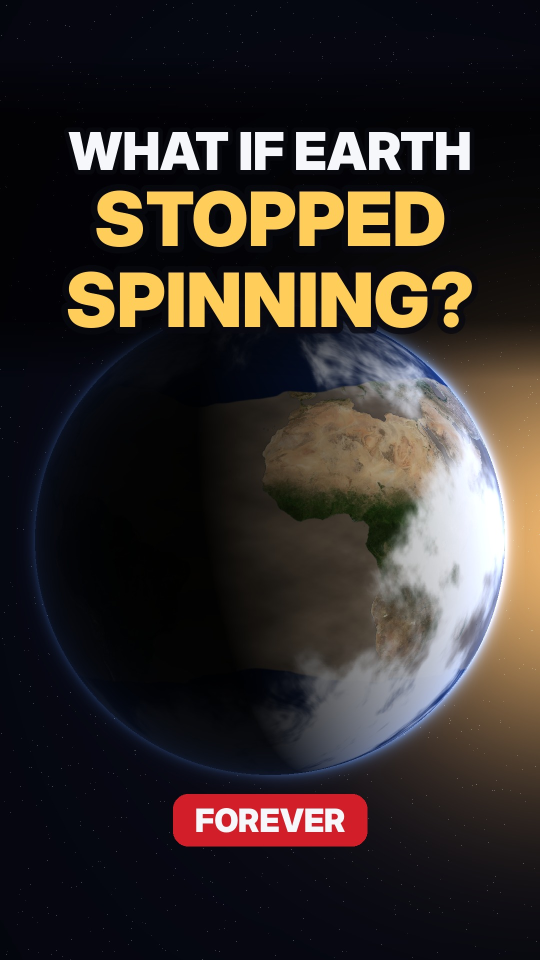
#> input picture thumbnails/shorts/whatif_spin.jpg, 1080 x 1920 px, found by its file name (shown at 1/2 size)
$ python spin.py
#> lines starting #> are read from the running program, lines starting #| are printed output that depends on the picture
import sys; sys.path.insert(0,'/home/claude/build')
import numpy as np
from PIL import Image, ImageDraw, ImageFilter
from lib import put_text, pill, GOLD, WHITE, RED
src=Image.open('/home/claude/explorer-man-videos/thumbnails/shorts/whatif_spin.jpg').convert("RGB")
#> src is the input picture: PIL image 1080x1920 RGB; mean R, G, B 53.1, 46.3, 42.9
W,H=src.size
#> W = 1080; H = 1920
a=np.asarray(src,np.float32)/255
yy,xx=np.mgrid[0:H,0:W].astype(np.float32)
rng=np.random.default_rng(4)
space=np.zeros_like(a)+np.array([0.012,0.014,0.03])
for _ in range(900):
    x,y=rng.integers(0,W),rng.integers(0,H); space[y,x]=rng.uniform(0.2,0.8)
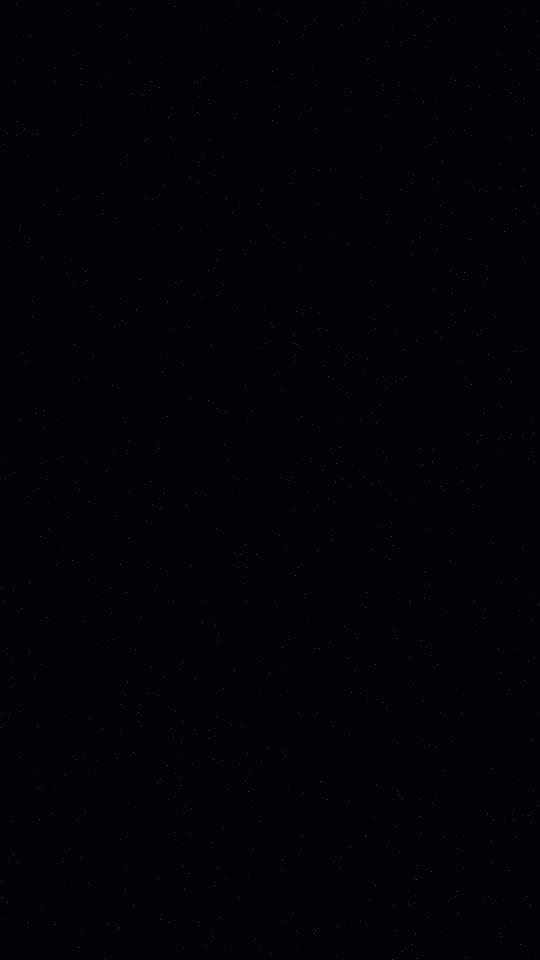
#> space: shape (1920, 1080, 3) float64 (shown at 1/2 size); mean of channels 0, 1, 2 0.0122, 0.0142, 0.0302; drawn as R, G, B
# Earth disk (from source): center ~ (540,1100), r ~ 470 ; keep disk + glow, replace rest of top & bottom
d=np.sqrt((xx-540)**2+(yy-1105)**2)
keep=np.clip((485-d)/12,0,1)[...,None]
# also keep sun glow on right side
glow=np.clip((xx-900)/180,0,1)*np.clip(1-np.abs(yy-1100)/600,0,1)
keep=np.maximum(keep,glow[...,None])
keep=keep*np.clip((yy-668)/60,0,1)[...,None]
out=a*keep+space*(1-keep)
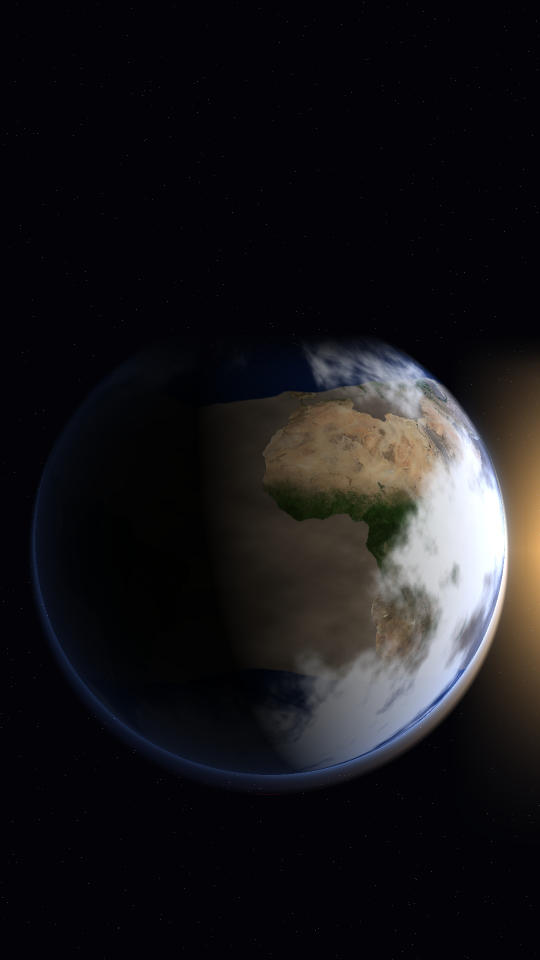
#> out: shape (1920, 1080, 3) float64 (shown at 1/2 size); mean R, G, B 0.0976, 0.0952, 0.104
im=Image.fromarray((np.clip(out,0,1)*255).astype(np.uint8)).convert("RGBA")
# wind streaks sweeping across the Earth (the atmosphere keeps moving)
lay=Image.new("RGBA",(W,H),(0,0,0,0)); dr=ImageDraw.Draw(lay)
#> after `lay = Image.new('RGBA', (W, H), (0, 0, 0, 0))`: lay: PIL image 1080x1920 RGBA; every value is 0
for i in range(11):
    y0=rng.uniform(760,1460); x0=rng.uniform(-200,500); L=rng.uniform(380,800); bend=rng.uniform(-40,40)
    pts=[(x0+t*L, y0+bend*np.sin(t*np.pi)) for t in np.linspace(0,1,24)]
    dr.line(pts,fill=(235,245,255,int(rng.uniform(70,140))),width=int(rng.uniform(4,9)))
lay=lay.filter(ImageFilter.GaussianBlur(2.5))
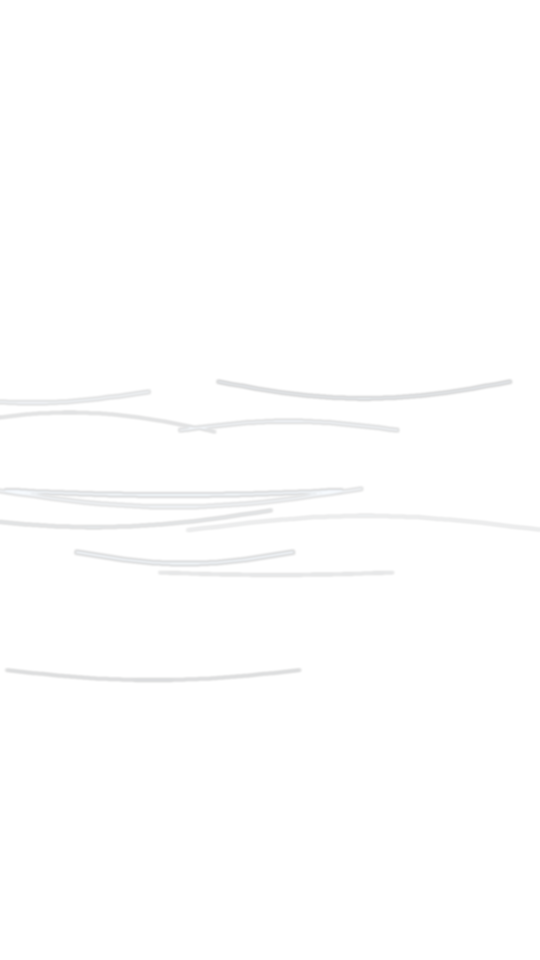
#> lay: PIL image 1080x1920 RGBA (shown at 1/2 size); mean R, G, B, A 3.4, 3.6, 3.7, 1.5; transparent parts drawn white
im.alpha_composite(lay)
put_text(im,"EARTH STOPS",W//2,300,140,WHITE,stroke=14)
#> (this line was passed over: lib is not available in this run)
put_text(im,"SPINNING…",W//2,450,140,WHITE,stroke=14)
#> (this line was passed over: lib is not available in this run)
put_text(im,"1,040 MPH",W//2,1650,175,GOLD,stroke=17)
#> (this line was passed over: lib is not available in this run)
put_text(im,"WINDS",W//2,1810,130,WHITE,stroke=13)
#> (this line was passed over: lib is not available in this run)
pill(im,"WHAT IF…?",W//2,140,56,(210,30,40))
#> (this line was passed over: lib is not available in this run)
im=im.convert("RGB"); im.save("whatif_spin_v2.jpg",quality=92); im.resize((270,480),Image.LANCZOS).save("spin_small.png")
#> after `im = im.convert('RGB')`:
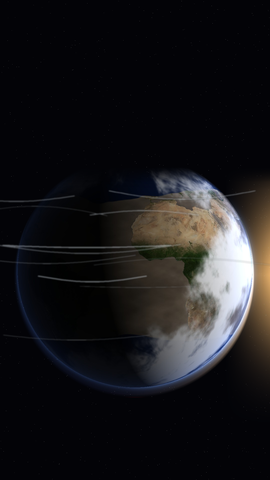
#> saved as spin_small.png: PIL image 270x480 RGB; mean R, G, B 25.4, 24.5, 26.6

$ run again, with thumbnails/shorts/all_earths_water_one_ball.jpg copied over thumbnails/shorts/whatif_spin.jpg
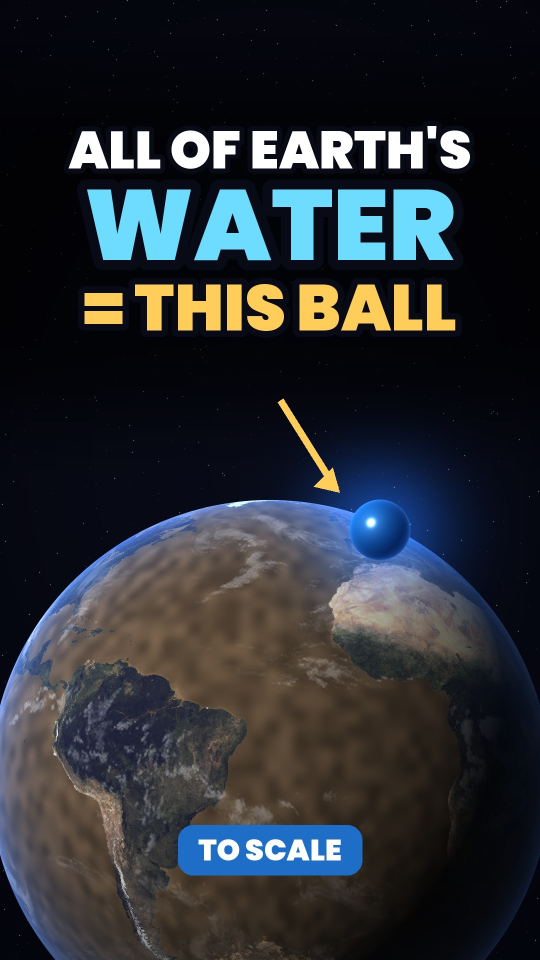
#> input picture thumbnails/shorts/all_earths_water_one_ball.jpg, 1080 x 1920 px, found by its file name (shown at 1/2 size)
#> src is the input picture: PIL image 1080x1920 RGB; mean R, G, B 43, 46.6, 52.1
#> `out=a*keep+space*(1-keep)`:
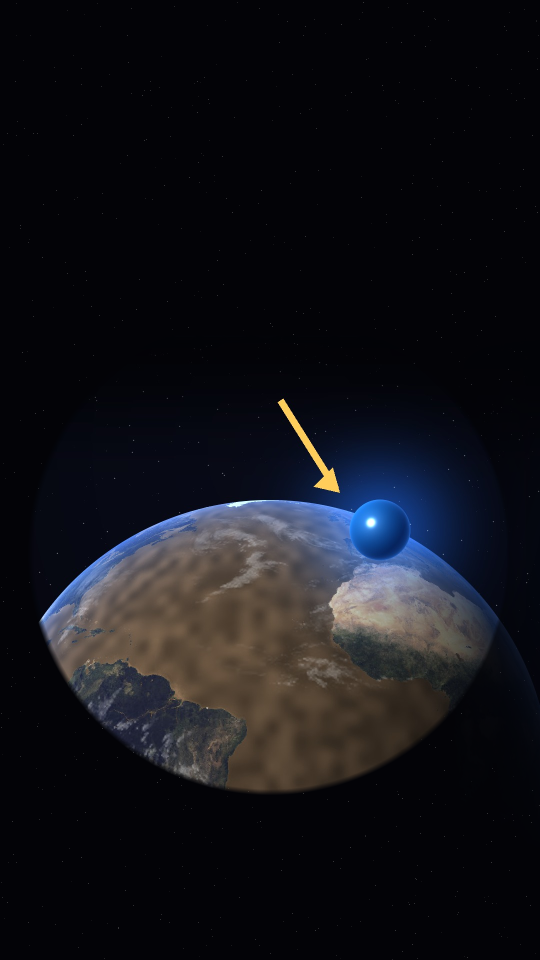
#> out: shape (1920, 1080, 3) float64 (shown at 1/2 size); mean R, G, B 0.0751, 0.077, 0.0988
#> `im = im.convert('RGB')`:
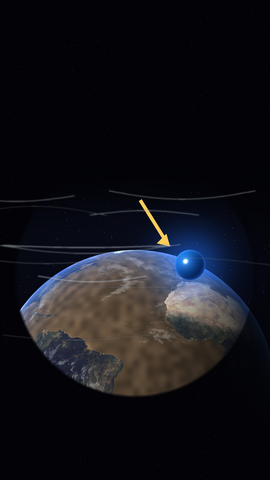
#> saved as spin_small.png: PIL image 270x480 RGB; mean R, G, B 19.6, 19.8, 25.2

$ run again, with thumbnails/shorts/andromeda_six_moons.jpg copied over thumbnails/shorts/whatif_spin.jpg
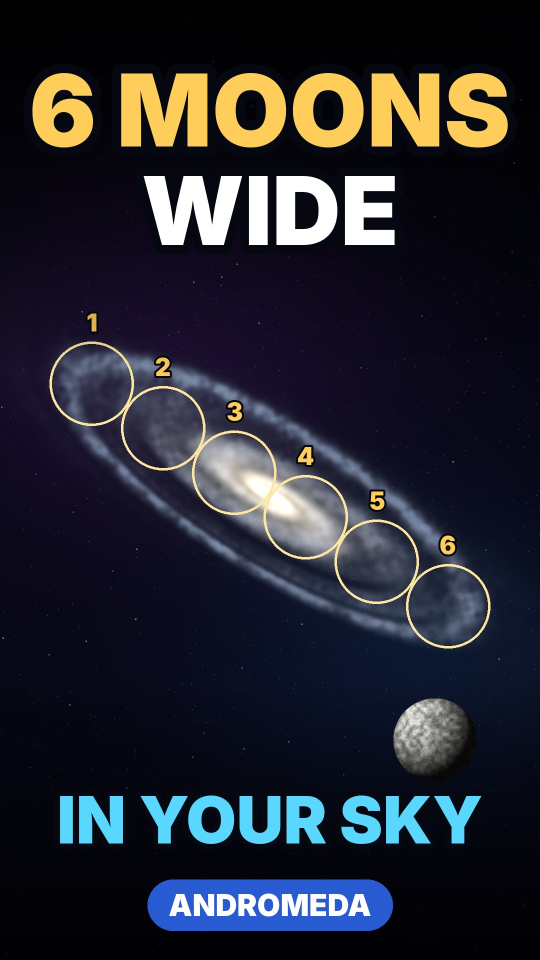
#> input picture thumbnails/shorts/andromeda_six_moons.jpg, 1080 x 1920 px, found by its file name (shown at 1/2 size)
#> src is the input picture: PIL image 1080x1920 RGB; mean R, G, B 38.2, 39.7, 49.2
#> `out=a*keep+space*(1-keep)`:
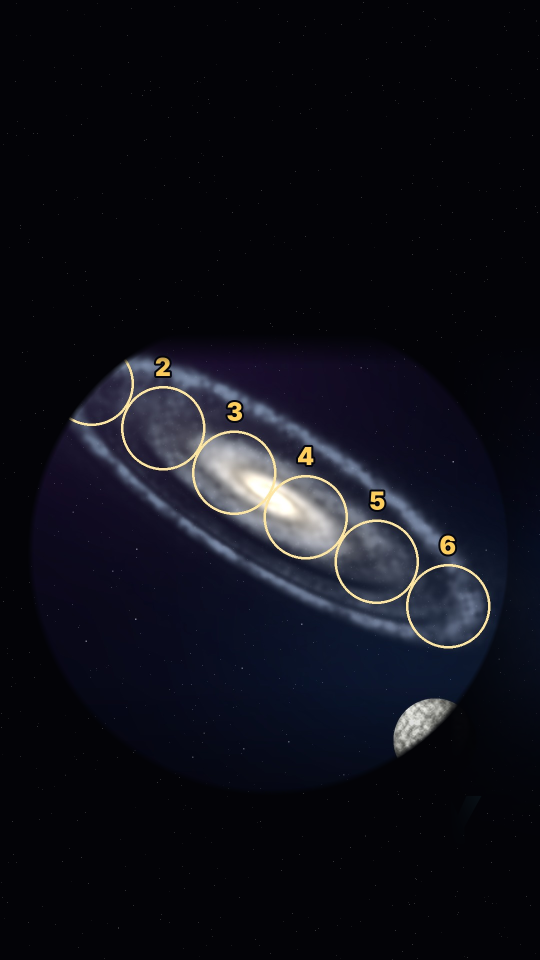
#> out: shape (1920, 1080, 3) float64 (shown at 1/2 size); mean R, G, B 0.0607, 0.0642, 0.0971
#> `im = im.convert('RGB')`:
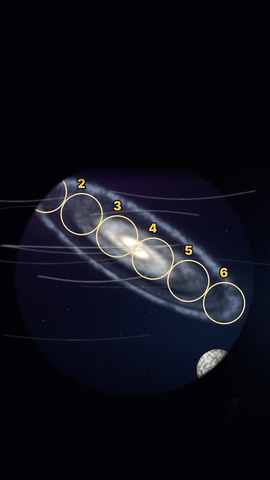
#> saved as spin_small.png: PIL image 270x480 RGB; mean R, G, B 15.8, 16.5, 24.7

$ run again, with thumbnails/shorts/billion_seconds.jpg copied over thumbnails/shorts/whatif_spin.jpg
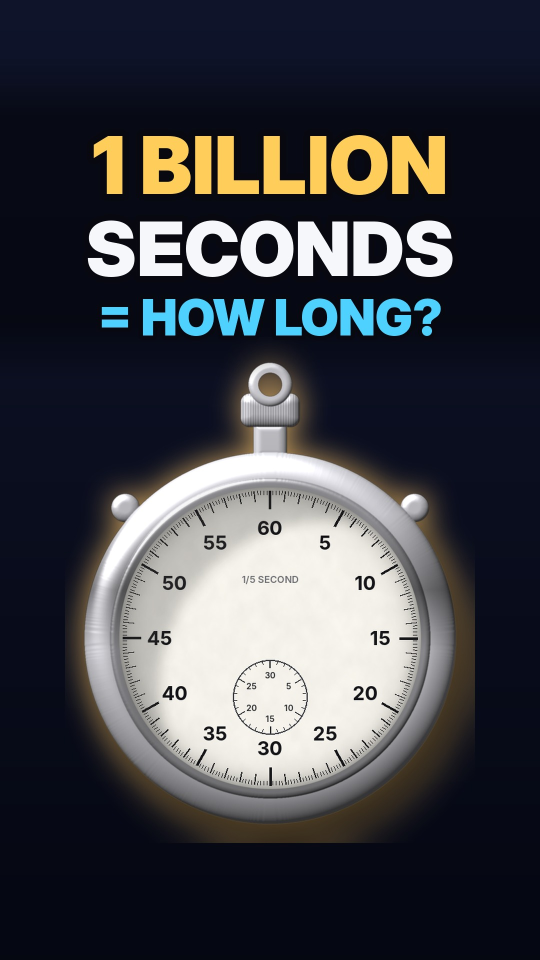
#> input picture thumbnails/shorts/billion_seconds.jpg, 1080 x 1920 px, found by its file name (shown at 1/2 size)
#> src is the input picture: PIL image 1080x1920 RGB; mean R, G, B 64.4, 65.8, 71.9
#> `out=a*keep+space*(1-keep)`:
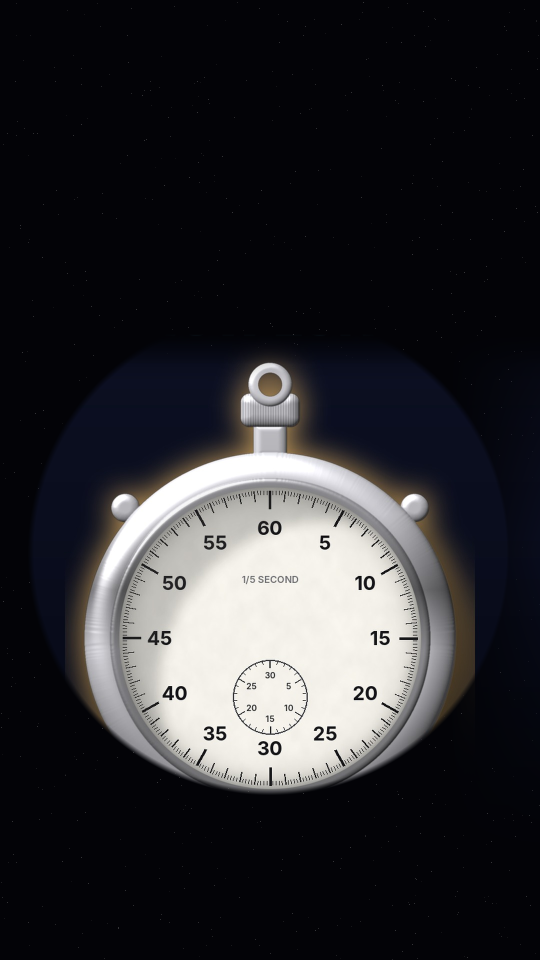
#> out: shape (1920, 1080, 3) float64 (shown at 1/2 size); mean R, G, B 0.18, 0.18, 0.194
#> `im = im.convert('RGB')`:
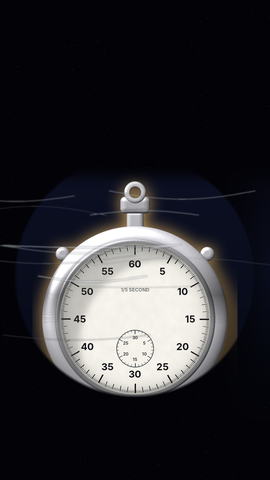
#> saved as spin_small.png: PIL image 270x480 RGB; mean R, G, B 45.8, 45.5, 49.1
